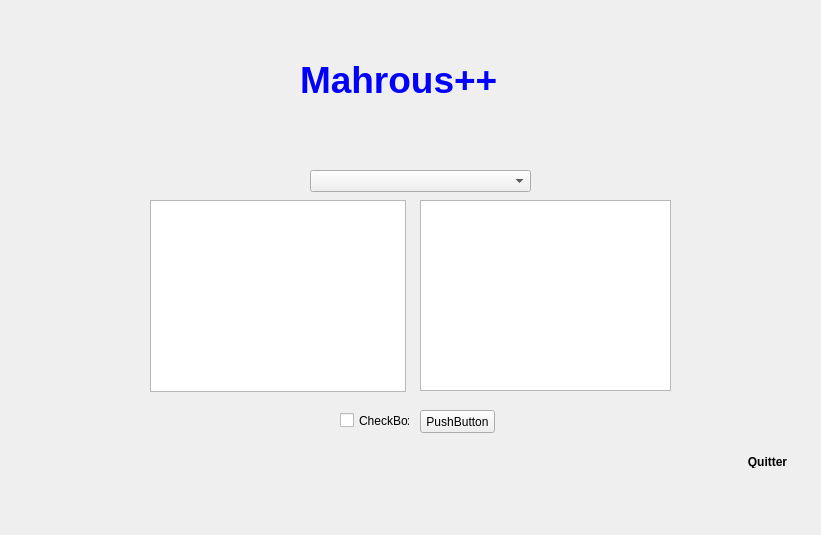
<?xml version="1.0" encoding="UTF-8"?>
<ui version="4.0">
 <class>reclamations_rh</class>
 <widget class="QDialog" name="reclamations_rh">
  <property name="geometry">
   <rect>
    <x>0</x>
    <y>0</y>
    <width>821</width>
    <height>535</height>
   </rect>
  </property>
  <property name="windowTitle">
   <string>Dialog</string>
  </property>
  <widget class="QLabel" name="label_10">
   <property name="geometry">
    <rect>
     <x>300</x>
     <y>40</y>
     <width>321</width>
     <height>81</height>
    </rect>
   </property>
   <property name="text">
    <string>&lt;html&gt;&lt;head/&gt;&lt;body&gt;&lt;p&gt;&lt;span style=&quot; font-size:28pt; font-weight:600; color:#0000ff;&quot;&gt;Mahrous++&lt;/span&gt;&lt;/p&gt;&lt;/body&gt;&lt;/html&gt;</string>
   </property>
  </widget>
  <widget class="QPushButton" name="pushButton">
   <property name="geometry">
    <rect>
     <x>730</x>
     <y>450</y>
     <width>75</width>
     <height>23</height>
    </rect>
   </property>
   <property name="styleSheet">
    <string notr="true">color: &quot;red&quot;;

padding: 5px;
border-radius: 5px;

font-weight: bold;
</string>
   </property>
   <property name="text">
    <string>Quitter</string>
   </property>
  </widget>
  <widget class="QComboBox" name="comboBox">
   <property name="geometry">
    <rect>
     <x>310</x>
     <y>170</y>
     <width>221</width>
     <height>22</height>
    </rect>
   </property>
  </widget>
  <widget class="QTextEdit" name="textEdit">
   <property name="geometry">
    <rect>
     <x>420</x>
     <y>200</y>
     <width>251</width>
     <height>191</height>
    </rect>
   </property>
  </widget>
  <widget class="QTextBrowser" name="textBrowser">
   <property name="geometry">
    <rect>
     <x>150</x>
     <y>200</y>
     <width>256</width>
     <height>192</height>
    </rect>
   </property>
  </widget>
  <widget class="QPushButton" name="pushButton_2">
   <property name="geometry">
    <rect>
     <x>420</x>
     <y>410</y>
     <width>75</width>
     <height>23</height>
    </rect>
   </property>
   <property name="text">
    <string>PushButton</string>
   </property>
  </widget>
  <widget class="QCheckBox" name="checkBox">
   <property name="geometry">
    <rect>
     <x>340</x>
     <y>410</y>
     <width>70</width>
     <height>21</height>
    </rect>
   </property>
   <property name="text">
    <string>CheckBox</string>
   </property>
  </widget>
 </widget>
 <resources/>
 <connections/>
</ui>
